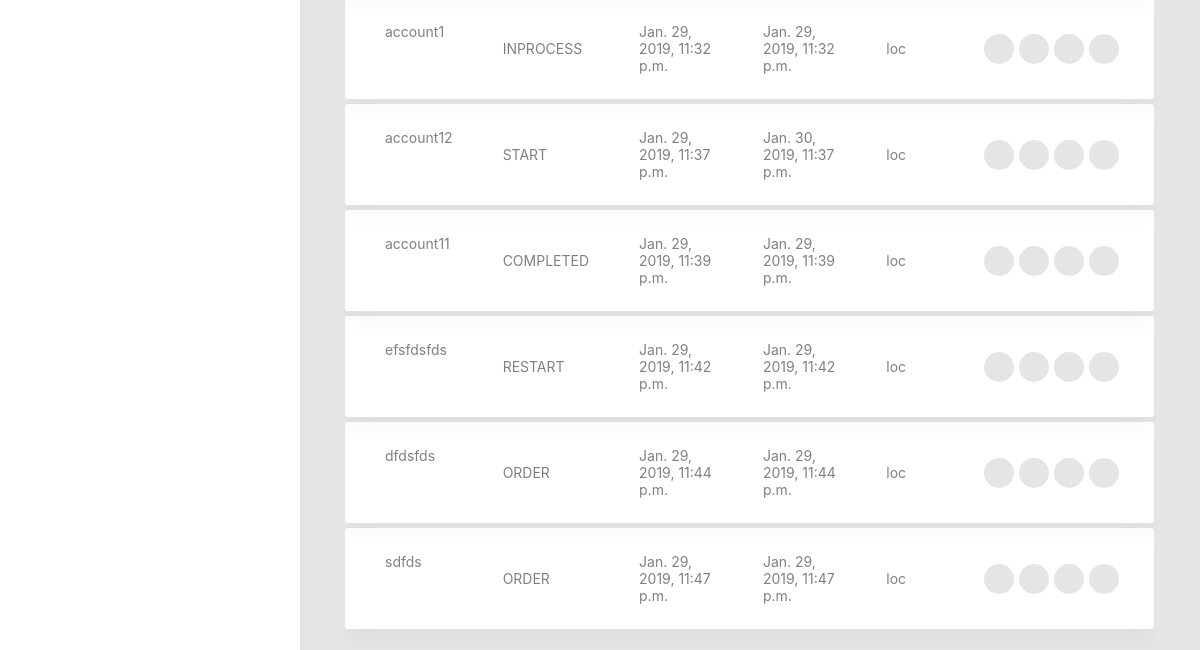
Page /backtests/list/ (signed in, lower part) on the earlier database version.
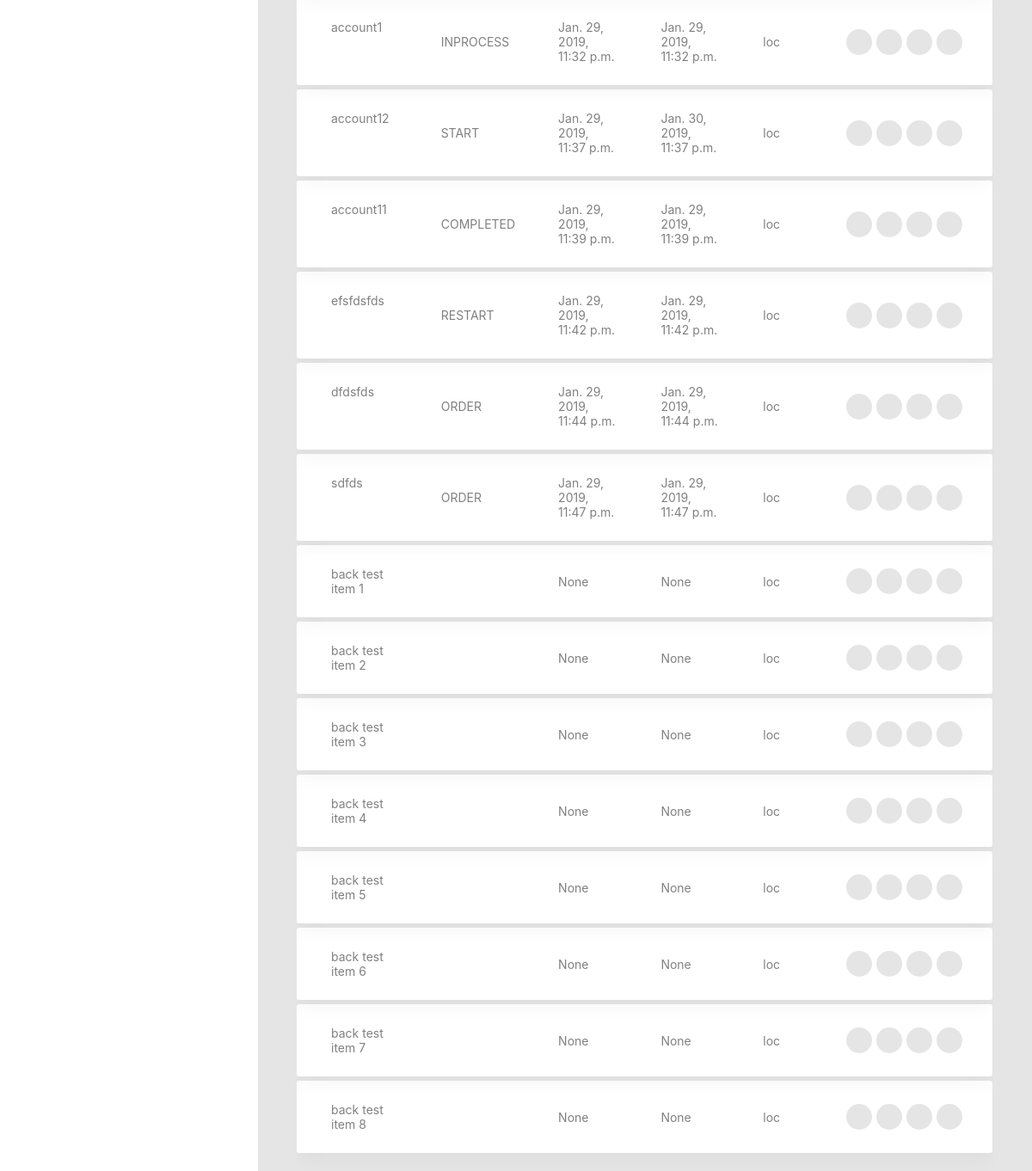
Same page on the later database version.
### backtests/models.py (models this page shows, shortened)
class BackTest(models.Model):
    name= models.CharField("Tên item", max_length = 100)
    time_start = models.DateTimeField('Time Start', null = True)
    time_end = models.DateTimeField('Time End', null = True)
    status = models.CharField('Trạng thái', max_length = 50, choices = BACKTESTTYPES)
    created_by = models.ForeignKey(User, on_delete=models.CASCADE)
    created_on= models.DateTimeField( auto_now_add=True)
    completed_on= models.DateTimeField( null= True)
    settings = models.ManyToManyField(Setting, through='TestSetting', related_name='backtests')
    overview = models.CharField("Giới thiệu", max_length = 255, null=True, blank=True)
    note = models.CharField("Ghi chú", max_length = 100, null=True, blank=True)

### backtests/views.py (the view)
# urls.py: path('list/', views.ListBackTestView.as_view(), name = 'list'),
class ListBackTestView(TemplateView):
    model = BackTest
    template_name = "backtests/list.html"
    def get_queryset(self):
        print("**************************************")
        print(self.request.user.id)
        queryset = self.model.objects.filter(created_by=self.request.user.id).order_by('id')
        return queryset
    def get_context_data(self, **kwargs):
        context = super(ListBackTestView, self).get_context_data(**kwargs)
        context["backtests_list"] = self.get_queryset()
        context["per_page"] = self.request.POST.get('per_page')
        return context

### backtests/templates/backtests/list.html (shortened to what this page needs)
{% extends "base.html" %}
{% load static %}
{% load paginate %}
{% block content %}
<div class="row">
    <div class="col-md-12">
        <div class="table-responsive table-responsive-data2">
            <table class="table table-data2">
                <tbody>
                    {% for testitem in backtests_list %}
                    <tr class="tr-shadow">
                        <td>{{ testitem.name }}</td>
                        <td>{{ testitem.status }}</td>
                        <td>{{ testitem.time_start }}</td>
                        <td>{{ testitem.time_end }}</td>
                        <td>{{ testitem.created_by }}</td>
                        <td>
                            <div class="table-data-feature">
                                <a class="item" data-toggle="tooltip" data-placement="top" title="Send" href="#">
                                    <i class="zmdi zmdi-mail-send"></i>
                                </a>
                                <a class="item" data-toggle="tooltip" data-placement="top" title="Edit" href="{% url 'backtests:edit' testitem.id %}">
                                    <i class="zmdi zmdi-edit"></i>
                                </a>
                                <a class="item" data-toggle="tooltip"  data-placement="top" title="Delete" href="#">
                                    <i class="zmdi zmdi-delete"></i>
                                </a>
                                <a class="item" data-toggle="tooltip" data-placement="top" title="More" href="#">
                                    <i class="zmdi zmdi-more"></i>
                                </a>
                            </div>
                        </td>
                    </tr>
                    <tr class="spacer"></tr>
                   {% endfor %}
                </tbody>
            </table>
        </div>
    </div>
</div>
{% endblock %}

### common/templates/base.html (shortened to what this page needs)
﻿{% load staticfiles %}
{% load compress %}
{% load thumbnail %}
{% load bootstrap4 %}
<!DOCTYPE html>
<html lang="en">
<head>
    <link href="{%static 'css/font-face.css' %}" rel="stylesheet" media="all">
    <link href="{%static 'css/myStyle.css' %}" rel="stylesheet" media="all">
    <link href="{%static 'vendor/font-awesome-4.7/css/font-awesome.min.css' %}" rel="stylesheet" media="all">
    <link href="{%static 'vendor/font-awesome-5/css/fontawesome-all.min.css' %}" rel="stylesheet" media="all">
    <link href="{%static 'vendor/mdi-font/css/material-design-iconic-font.min.css' %}" rel="stylesheet" media="all">
    <link href="{%static 'vendor/bootstrap-4.1/bootstrap.min.css' %}" rel="stylesheet" media="all">
    <link href="{%static 'vendor/animsition/animsition.min.css' %}" rel="stylesheet'" media="all">
    <link href="{%static 'vendor/bootstrap-progressbar/bootstrap-progressbar-3.3.4.min.css' %}" rel="stylesheet" media="all">
    <link href="{%static 'vendor/wow/animate.css' %}" rel="stylesheet' %}" media="all">
    <link href="{%static 'vendor/css-hamburgers/hamburgers.min.css' %}" rel="stylesheet" media="all">
    <link href="{%static 'vendor/slick/slick.css" rel="stylesheet' %}" media="all">
    <link href="{%static 'vendor/select2/select2.min.css' %}" rel="stylesheet" media="all">
    <link href="{%static 'vendor/perfect-scrollbar/perfect-scrollbar.css' %}" rel="stylesheet" media="all">
    <link href="{%static 'css/theme.css' %}" rel="stylesheet" media="all">
    {% bootstrap_css %}
</head>
<body class="animsition">
    <div class="page-wrapper">
        <aside class="menu-sidebar d-none d-lg-block">
            <div class="menu-sidebar__content js-scrollbar1">
                <nav class="navbar-sidebar">
                    <ul class="list-unstyled navbar__list">
                        <li class="has-sub">
                            <a class="js-arrow" href="#">
                                Orders</a>
                        </li>
                    </ul>
                </nav>
            </div>
        </aside>
        <div class="page-container">
<div class="main-content">
  <div class="section__content section__content--p30">
    <div class="container-fluid">
      {% block content %}
      {% endblock %}
    </div>
  </div>
</div>
        </div>
    </div>
</body>
</html>

Differences in the rows shown:
added BackTest: name "back test item 1", time_start "None", time_end "None", created_by "loc"
added BackTest: name "back test item 2", time_start "None", time_end "None", created_by "loc"
added BackTest: name "back test item 3", time_start "None", time_end "None", created_by "loc"
added BackTest: name "back test item 4", time_start "None", time_end "None", created_by "loc"
added BackTest: name "back test item 5", time_start "None", time_end "None", created_by "loc"
added BackTest: name "back test item 6", time_start "None", time_end "None", created_by "loc"
added BackTest: name "back test item 7", time_start "None", time_end "None", created_by "loc"
added BackTest: name "back test item 8", time_start "None", time_end "None", created_by "loc"
